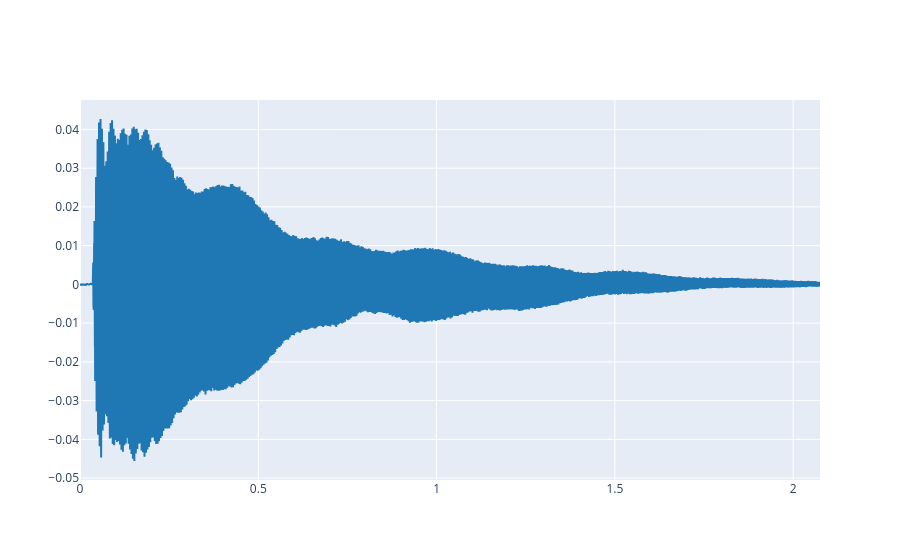

Notebook code cell kept with this figure:
### Markdown cell above
3.2. Now, define a harmonic signal, `y` whose fundamental frequency is the defined in Lab 1. Go step by step adding a new harmonic in each step. Plot both signals (the reference and the synthesized) and try to reproduce the shape of the reference signal.

**Note 1**: in order to have a similar shape, we need to select the amplitudes and phases carefully. One way to do this is to define the harmonic signal as follows:

$$y(t) = \sum_{k=1}^K A_k\cos\left(2\pi kf_0 t + k \phi - (k-1)\pi/2 \right), $$

where $K$ is the number of harmonics, $f_0$ is the fundamental frequency, $A_k$ is the amplitude (weight) of each harmonic and $\phi$ is the phase of the signal (defined in Lab1 Ex 2.4).

**Note 2**:
Define the $A_k$ values relative to the fundamental frequency. This means to define $A_1=1$ and the others less than 1. You can use Audacity to plot the spectrum of the fragment selected of the reference audio and measure the relative amplitudes of the harmonics.

**Note 3**: Normalize the amplitude of the signal by the same amplitude of the reference. For instance, if the amplitude of the reference signal is 0.33, you can normalize the syntesized signal by first dividing by its maximum and then multiplyng by 0.33:

```
y = 0.33 * y / np.amax(y)
```

### Code cell
from util import load_audio, save_audio, plot_signals
from IPython.display import Audio

!git clone https://github.com/giadaizzo01/sis1_group102.git
filepath = "./sis1_group102/592442__baconation__guitar-pluck.mp3"
ref, fs = load_audio(filepath)

plot_signals(ref, fs)

### Figure 1 — Plotly figure (JSON) as saved in the notebook; plotly's stock layout.template omitted (floating-point values rounded to 4 significant figures; data arrays with more than 128 entries replaced by an {"elided": "..."} marker saying what was removed)
{"data": [{"line": {"color": "#1f77b4", "shape": "linear"}, "mode": "lines", "name": "audio signal 0", "type": "scatter", "x": {"elided": "91521 float values"}, "y": {"elided": "91521 float values"}}], "layout": {}}
